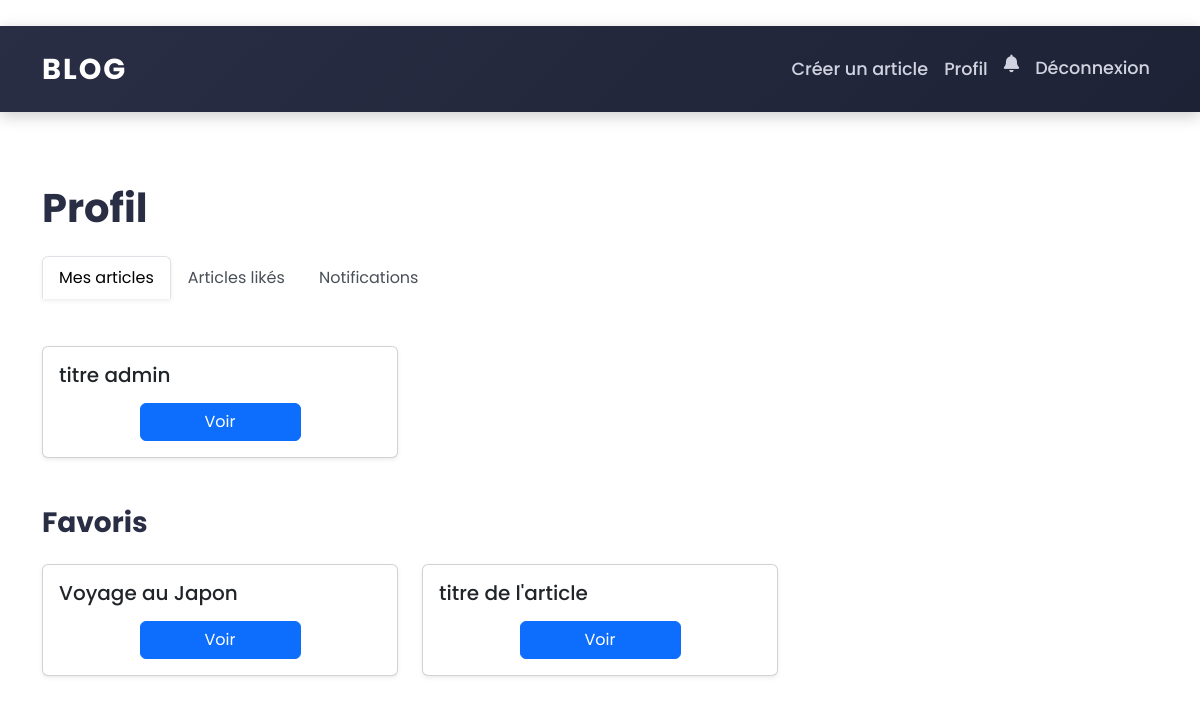
/profile/ (signed in), run on the app's committed database.
### blog/models.py (models this page shows, shortened)
class Article(models.Model):
    title = models.CharField(max_length=200)
    content = models.TextField()
    author = models.ForeignKey(User, on_delete=models.CASCADE)
    category = models.ForeignKey(Category, on_delete=models.SET_NULL, null=True)
    tags = models.ManyToManyField(Tag)
    created_at = models.DateTimeField(auto_now_add=True)
    updated_at = models.DateTimeField(auto_now=True)
    views = models.PositiveIntegerField(default=0)
    likes = models.ManyToManyField(User, related_name='liked_articles', blank=True)

class Favorite(models.Model):
    user = models.ForeignKey(User, on_delete=models.CASCADE)
    article = models.ForeignKey(Article, on_delete=models.CASCADE)
    class Meta:
        unique_together = ('user', 'article')

### blog/views.py (the view)
# urls.py: path('profile/', views.user_profile, name='profile'),
@login_required
def user_profile(request):
    tab = request.GET.get('tab', 'articles')
    notifications = Notification.objects.filter(user=request.user).order_by('-created_at')
    if tab == 'likes':
        articles = request.user.liked_articles.all()
    elif tab == 'notifications':
        articles = []  # Pas d'articles dans cet onglet
    else:
        articles = Article.objects.filter(author=request.user)
    favorites = Favorite.objects.filter(user=request.user).select_related('article')
    unread_notifications = notifications.filter(is_read=False).count()
    return render(request, 'blog/profile.html', {
        'articles': articles,
        'favorites': favorites,
        'notifications': notifications,
        'tab': tab,
        'unread_notifications': unread_notifications,
    })

### blog/templates/blog/profile.html (shortened to what this page needs)
﻿{% extends 'blog/base.html' %}
{% block content %}
    <div class="container py-5">
        <h1 class="mb-4 fw-bold">Profil</h1>
        <ul class="nav nav-tabs mb-5 border-bottom-0">
            <li class="nav-item">
                <a class="nav-link {% if tab == 'articles' %}active bg-white shadow-sm{% endif %} rounded-top"
                   href="?tab=articles">Mes articles</a>
            </li>
            <li class="nav-item">
                <a class="nav-link {% if tab == 'likes' %}active bg-white shadow-sm{% endif %} rounded-top"
                   href="?tab=likes">Articles likés</a>
            </li>
            <li class="nav-item">
                <a class="nav-link {% if tab == 'notifications' %}active bg-white shadow-sm{% endif %} rounded-top"
                   href="?tab=notifications">Notifications</a>
            </li>
        </ul>
        {% if tab != 'notifications' %}
            <div class="row g-4 mb-5">
                {% for article in articles %}
                    <div class="col-md-4">
                        <div class="card h-100 shadow-sm hover-shadow transition-all">
                            <div class="card-body d-flex flex-column">
                                <h5 class="card-title mb-3">{{ article.title|truncatechars:50 }}</h5>
                                <a href="{% url 'article_detail' article.id %}"
                                   class="btn btn-primary mt-auto w-50 align-self-center">Voir</a>
                            </div>
                        </div>
                    </div>
                {% empty %}
                    <div class="col-12">
                        <p class="text-muted text-center py-4">Aucun article disponible.</p>
                    </div>
                {% endfor %}
            </div>
            <h3 class="mb-4 fw-bold">Favoris</h3>
            <div class="row g-4">
                {% for favorite in favorites %}
                    <div class="col-md-4">
                        <div class="card h-100 shadow-sm hover-shadow transition-all">
                            <div class="card-body d-flex flex-column">
                                <h5 class="card-title mb-3">{{ favorite.article.title|truncatechars:50 }}</h5>
                                <a href="{% url 'article_detail' favorite.article.id %}"
                                   class="btn btn-primary mt-auto w-50 align-self-center">Voir</a>
                            </div>
                        </div>
                    </div>
                {% empty %}
                    <div class="col-12">
                        <p class="text-muted text-center py-4">Aucun article en favori.</p>
                    </div>
                {% endfor %}
            </div>
        {% endif %}
    </div>
{% endblock %}

### blog/templates/blog/profile.html (style rules this page uses)
.transition-all { transition: all 0.2s ease-in-out; }
.nav-tabs .nav-link { color: #495057; }

### blog/templates/blog/base.html (style rules this page uses)
* { margin: 0; padding: 0; box-sizing: border-box; font-family: 'Poppins', sans-serif; }
body { background: #fff; color: #2a2e45; line-height: 1.6; overflow-x: hidden; }

### data on the page
Article: title "titre admin"
Favorite: article "Voyage au Japon"
Favorite: article "titre de l'article"
